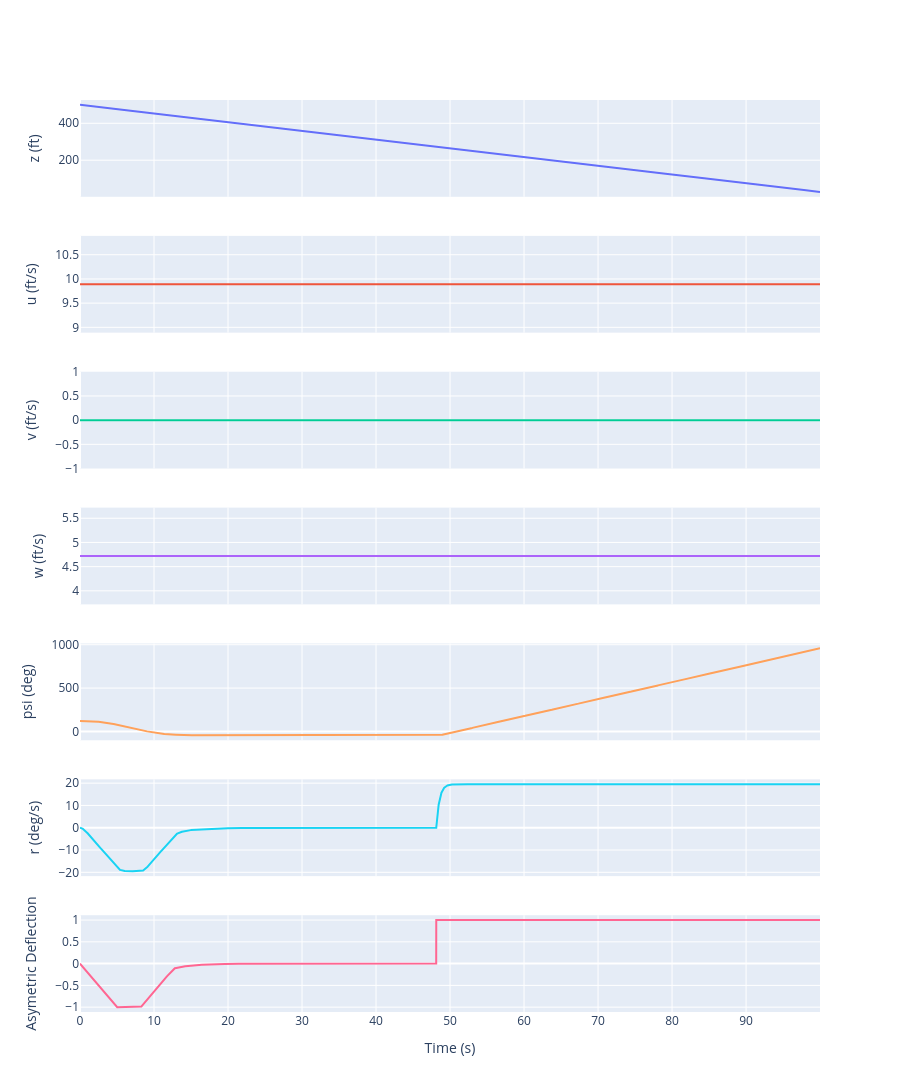

Notebook cell for this chart:
### Markdown cell above
### Plot Trajectory

### Code cell
label_idx_to_plot = {
    # "x (ft)": 0,
    # "y (ft)": 1,
    "z (ft)": 2,
    "u (ft/s)": 3,
    "v (ft/s)": 4,
    "w (ft/s)": 5,
    # "phi (deg)": 6,
    # "theta (deg)": 7,
    "psi (deg)": 8,
    # "p (deg/s)": 9,
    # "q (deg/s)": 10,
    "r (deg/s)": 11,
}
labels = list(label_idx_to_plot.keys())
indices = list(label_idx_to_plot.values())

plot_3D_traj(xs, ts)
plot_states(xs, labels, indices, us, ts)

# plot_jann_body(xs, ts)

### Figure 1 — Plotly figure (JSON) as saved in the notebook; plotly's stock layout.template omitted (floating-point values rounded to 4 significant figures; data arrays with more than 128 entries replaced by an {"elided": "..."} marker saying what was removed)
{"data": [{"name": "z (ft)", "type": "scatter", "x": {"elided": "10000 float values"}, "xaxis": "x", "y": {"elided": "10000 float values"}, "yaxis": "y"}, {"name": "u (ft/s)", "type": "scatter", "x": {"elided": "10000 float values"}, "xaxis": "x2", "y": {"elided": "10000 float values"}, "yaxis": "y2"}, {"name": "v (ft/s)", "type": "scatter", "x": {"elided": "10000 float values"}, "xaxis": "x3", "y": {"elided": "10000 float values"}, "yaxis": "y3"}, {"name": "w (ft/s)", "type": "scatter", "x": {"elided": "10000 float values"}, "xaxis": "x4", "y": {"elided": "10000 float values"}, "yaxis": "y4"}, {"name": "psi (deg)", "type": "scatter", "x": {"elided": "10000 float values"}, "xaxis": "x5", "y": {"elided": "10000 float values"}, "yaxis": "y5"}, {"name": "r (deg/s)", "type": "scatter", "x": {"elided": "10000 float values"}, "xaxis": "x6", "y": {"elided": "10000 float values"}, "yaxis": "y6"}, {"name": "Control Input", "type": "scatter", "x": {"elided": "10000 float values"}, "xaxis": "x7", "y": {"elided": "10000 float values"}, "yaxis": "y7"}], "layout": {"height": 1400, "showlegend": false, "xaxis": {"anchor": "y", "domain": [0, 1], "matches": "x7", "showticklabels": false}, "xaxis2": {"anchor": "y2", "domain": [0, 1], "matches": "x7", "showticklabels": false}, "xaxis3": {"anchor": "y3", "domain": [0, 1], "matches": "x7", "showticklabels": false}, "xaxis4": {"anchor": "y4", "domain": [0, 1], "matches": "x7", "showticklabels": false}, "xaxis5": {"anchor": "y5", "domain": [0, 1], "matches": "x7", "showticklabels": false}, "xaxis6": {"anchor": "y6", "domain": [0, 1], "matches": "x7", "showticklabels": false}, "xaxis7": {"anchor": "y7", "domain": [0, 1], "title": {"text": "Time (s)"}}, "yaxis": {"anchor": "x", "domain": [0.8939, 1], "title": {"text": "z (ft)"}}, "yaxis2": {"anchor": "x2", "domain": [0.7449, 0.851], "title": {"text": "u (ft/s)"}}, "yaxis3": {"anchor": "x3", "domain": [0.5959, 0.702], "title": {"text": "v (ft/s)"}}, "yaxis4": {"anchor": "x4", "domain": [0.4469, 0.5531], "title": {"text": "w (ft/s)"}}, "yaxis5": {"anchor": "x5", "domain": [0.298, 0.4041], "title": {"text": "psi (deg)"}}, "yaxis6": {"anchor": "x6", "domain": [0.149, 0.2551], "title": {"text": "r (deg/s)"}}, "yaxis7": {"anchor": "x7", "domain": [0, 0.1061], "title": {"text": "Asymetric Deflection"}}}}
